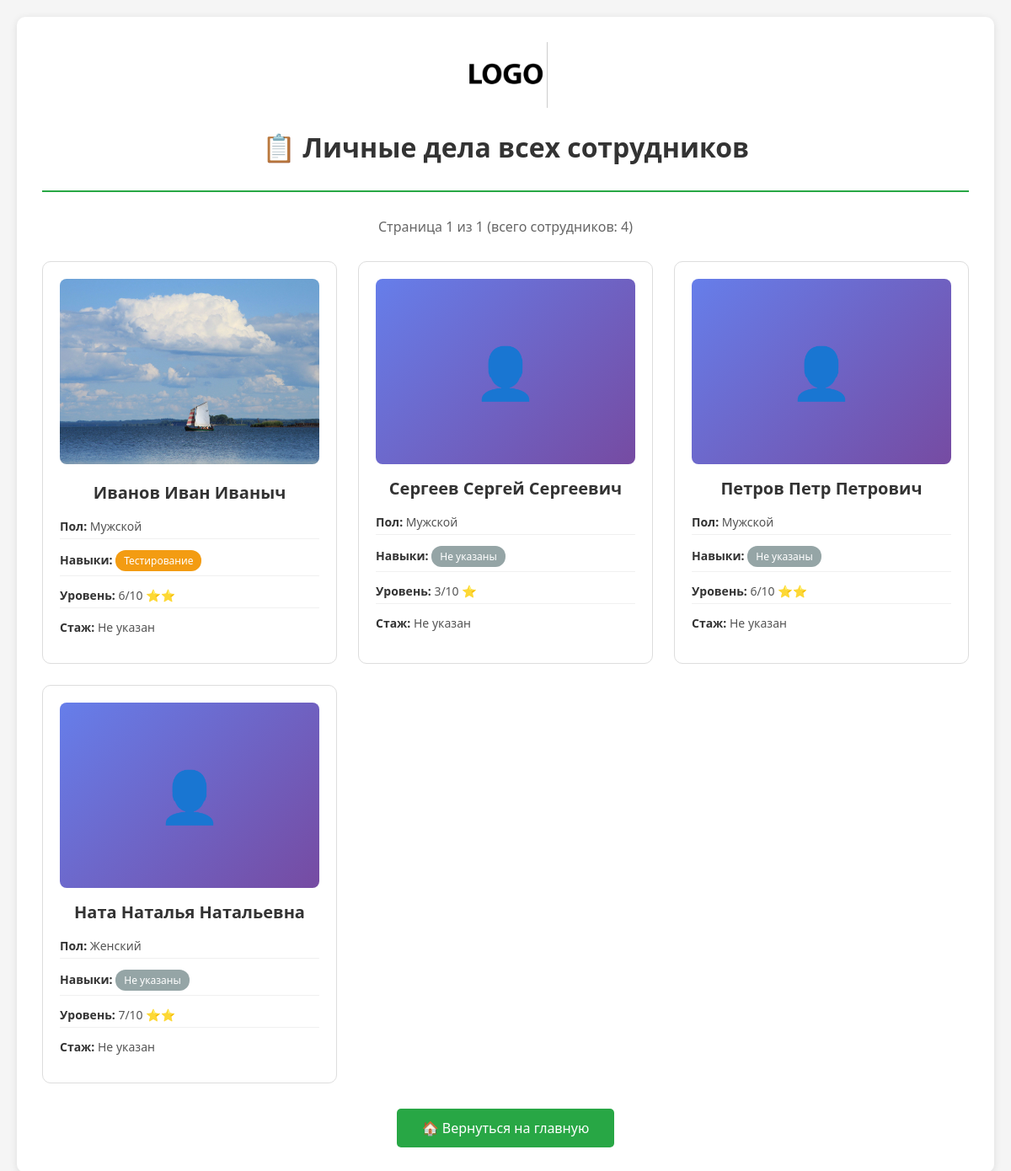
Page /list/ on the committed database.
### workers/models.py (models this page shows, shortened)
class Person(models.Model):
    name = models.CharField(
        'ФИО (при наличии)',
        max_length=200,
        null=True,
        help_text='Полное имя сотрудника'
    )
    sex = models.CharField(
        'Пол',
        choices=CHOICE_SEX,
        null=True,
        max_length=10  # ИСПРАВЛЕНО: увеличен размер поля
    )
    skills = models.CharField(
        'Навыки',
        choices=CHOICE_SKILLS,
        null=True,
        max_length=50  # ИСПРАВЛЕНО: увеличен размер для новых названий
    )
    skill_level = models.CharField(
        'Уровень освоения навыка',
        choices=CHOICE_SKILL_LEVEL,
        max_length=2,  # ИСПРАВЛЕНО: достаточно 2 символов для '10'
        null=True
    )
    description = models.TextField(  # ИСПРАВЛЕНО: TextField для длинного текста
        'Описание',
        blank=True,
        null=True,
        help_text='Дополнительная информация о сотруднике'
    )
    is_on_main = models.BooleanField(
        'Показывать на главной',
        default=False,
        help_text='Отметьте, если сотрудник должен отображаться на главной странице'
    )
    employment_date = models.DateField(
        'Дата приёма на работу',
        auto_now=False,
        auto_now_add=False,
        null=True,
        blank=True,
        help_text='Дата, когда сотрудник был принят на работу'
    )
    gallery = models.ImageField(
        'Фото сотрудника',
        upload_to='images/',  # ИСПРАВЛЕНО: добавлен слэш
        null=True,
        blank=True,
        help_text='Основное фото сотрудника'
    )
    class Meta:
        ordering = ['-employment_date']  # ИСПРАВЛЕНО: сортировка по дате (новые первые)
        verbose_name = 'IT-специалист'
        verbose_name_plural = 'IT-специалисты'

### workers/views.py (the view)
# urls.py: path('list/', list, name='list'),
def list(request):
    template_name = 'HomeWork/personal.html'
    all_employees = Person.objects.all().order_by('-employment_date')
    paginator = Paginator(all_employees, 10)  # 10 записей на странице
    page_number = request.GET.get('page')  # Получаем номер страницы из URL
    page_obj = paginator.get_page(page_number)  # Получаем объекты для текущей страницы
    context = {
        'page_obj': page_obj,  # Объект страницы для шаблона
    }
    return render(request, template_name, context)

### templates/HomeWork/personal.html (shortened to what this page needs)
<!DOCTYPE html>
<html lang="ru">
<head>
    {% load static %}
</head>
<body>
    <div class="container">
        <header>
            <img src="{% static 'img/1.jpeg' %}" alt="Логотип компании" />
            <h1>📋 Личные дела всех сотрудников</h1>
        </header>
        <div class="stats">
            Страница {{ page_obj.number }} из {{ page_obj.paginator.num_pages }}
            (всего сотрудников: {{ page_obj.paginator.count }})
        </div>
        {% if page_obj %}
        <div class="employees-grid">
            {% for employee in page_obj %}
            <div class="employee-card" onclick="window.location.href='{% url 'workers:detail' employee.pk %}'">
                {% if employee.gallery %}
                    <img src="{{ employee.gallery.url }}" alt="{{ employee.name }}" class="employee-photo" />
                {% else %}
                    <div class="no-photo">👤</div>
                {% endif %}
                <div class="employee-name">
                    {{ employee.name|default:"Без имени" }}
                </div>
                <div class="employee-info">
                    <strong>Пол:</strong> {{ employee.get_sex_display|default:"Не указан" }}
                </div>
                <div class="employee-info">
                    <strong>Навыки:</strong>
                    {% if employee.skills == 'frontend' %}
                        <span class="badge badge-frontend">{{ employee.get_skills_display }}</span>
                    {% elif employee.skills == 'backend' %}
                        <span class="badge badge-backend">{{ employee.get_skills_display }}</span>
                    {% elif employee.skills == 'testing' %}
                        <span class="badge badge-testing">{{ employee.get_skills_display }}</span>
                    {% elif employee.skills == 'project_management' %}
                        <span class="badge badge-management">{{ employee.get_skills_display }}</span>
                    {% else %}
                        <span class="badge badge-default">Не указаны</span>
                    {% endif %}
                </div>
                <div class="employee-info">
                    <strong>Уровень:</strong>
                    {{ employee.skill_level|default:"—" }}/10
                    {% if employee.skill_level %}
                        {% if employee.skill_level|add:"0" >= 8 %}⭐⭐⭐{% elif employee.skill_level|add:"0" >= 5 %}⭐⭐{% else %}⭐{% endif %}
                    {% endif %}
                </div>
                <div class="employee-info">
                    <strong>Стаж:</strong>
                    {% if employee.employment_date %}
                        {{ employee.get_work_experience_days }} дней
                        ({{ employee.employment_date|date:"d.m.Y" }})
                    {% else %}
                        Не указан
                    {% endif %}
                </div>
            </div>
            {% endfor %}
        </div>
        {% else %}
        <p style="text-align: center; color: #999;">Сотрудники не найдены.</p>
        {% endif %}
        <div class="nav-links">
            <a href="{% url 'workers:home' %}">🏠 Вернуться на главную</a>
        </div>
    </div>
</body>
</html>

### templates/HomeWork/personal.html (style rules this page uses)
body { font-family: 'Segoe UI', Tahoma, Geneva, Verdana, sans-serif; margin: 0; padding: 20px; background-color: #f5f5f5; }
.container { max-width: 1200px; margin: 0 auto; background: white; padding: 30px; border-radius: 10px; box-shadow: 0 2px 10px rgba(0,0,0,0.1); }
header { text-align: center; margin-bottom: 30px; padding-bottom: 20px; border-bottom: 2px solid #28a745; }
header img { width: 100px; margin-bottom: 10px; }
h1 { color: #333; margin: 10px 0; }
.employees-grid { display: grid; grid-template-columns: repeat(auto-fit, minmax(280px, 1fr)); gap: 25px; margin: 30px 0; }
.employee-card { border: 1px solid #ddd; border-radius: 10px; padding: 20px; background: #fff; transition: all 0.3s; cursor: pointer; }
.employee-photo { width: 100%; height: 220px; object-fit: cover; border-radius: 8px; margin-bottom: 15px; }
.no-photo { width: 100%; height: 220px; background: linear-gradient(135deg, #667eea 0%, #764ba2 100%); border-radius: 8px; display: flex; align-items: center; justify-content: center; color: white; font-size: 60px; margin-bottom: 15px; }
.employee-name { font-size: 20px; font-weight: bold; color: #333; margin-bottom: 12px; text-align: center; }
.employee-info { font-size: 14px; color: #555; margin: 8px 0; padding: 5px 0; border-bottom: 1px solid #f0f0f0; }
.employee-info:last-child { border-bottom: none; }
.employee-info strong { color: #333; font-weight: 600; }
.badge { display: inline-block; padding: 4px 10px; border-radius: 12px; font-size: 12px; font-weight: 500; color: white; }
.badge-testing { background: #f39c12; }
.badge-default { background: #95a5a6; }
.nav-links { text-align: center; margin-top: 30px; }
.nav-links a { display: inline-block; padding: 12px 30px; background: #28a745; color: white; text-decoration: none; border-radius: 5px; transition: background 0.3s; }
.stats { text-align: center; color: #666; margin: 20px 0; font-size: 16px; }

### rows in the picture
Person: gallery (picture), name "Иванов Иван Иваныч", sex "Мужской", skills "Тестирование", skill_level "6", shows "Не указан"
Person: name "Сергеев Сергей Сергеевич", sex "Мужской", skills "Не указаны", skill_level "3"
Person: name "Петров Петр Петрович", sex "Мужской", skills "Не указаны", skill_level "6"
Person: name "Ната Наталья Натальевна", sex "Женский", shows "Не указаны", skill_level "7"

### other values in the picture
{{ page_obj.number }} "1"
{{ page_obj.paginator.num_pages }} "1"
{{ page_obj.paginator.count }} "4"
